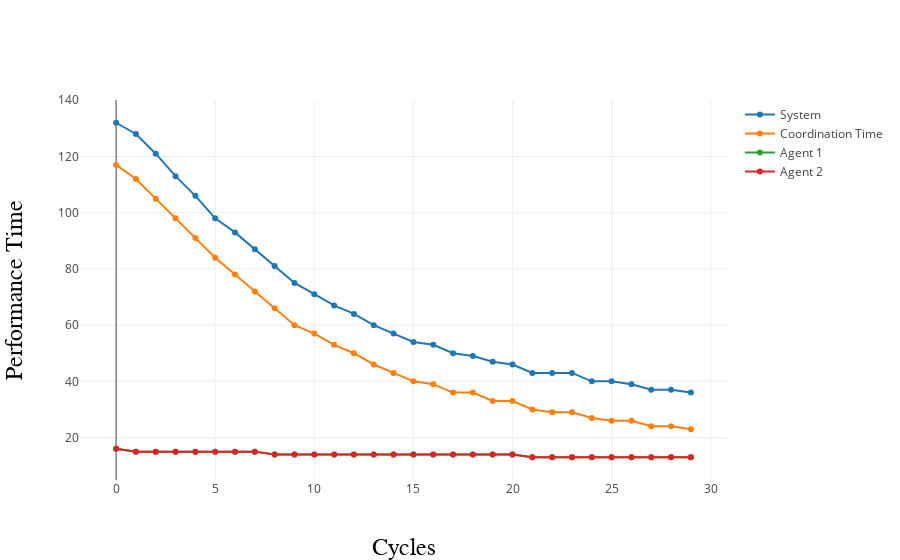

Notebook code cell kept with this figure:
### Code cell
print(my_workplace_lb.get_sum_perf_time())
my_workplace_lb.plot_performance()
my_workplace_lb.plot_frustration()

### Figure 1 — Plotly figure (JSON) as saved in the notebook; plotly's stock layout.template omitted (floating-point values rounded to 4 significant figures)
{"data": [{"mode": "lines+markers", "name": "System", "type": "scatter", "uid": "4f38c062-e716-49f9-9e38-27b517d0ef45", "x": [0, 1, 2, 3, 4, 5, 6, 7, 8, 9, 10, 11, 12, 13, 14, 15, 16, 17, 18, 19, 20, 21, 22, 23, 24, 25, 26, 27, 28, 29], "y": [132, 128, 121, 113, 106, 98, 93, 87, 81, 75, 71, 67, 64, 60, 57, 54, 53, 50, 49, 47, 46, 43, 43, 43, 40, 40, 39, 37, 37, 36]}, {"mode": "lines+markers", "name": "Coordination Time", "type": "scatter", "uid": "89d2fe12-7bb5-47cb-8667-c0d23c66017c", "x": [0, 1, 2, 3, 4, 5, 6, 7, 8, 9, 10, 11, 12, 13, 14, 15, 16, 17, 18, 19, 20, 21, 22, 23, 24, 25, 26, 27, 28, 29], "y": [117, 112, 105, 98, 91, 84, 78, 72, 66, 60, 57, 53, 50, 46, 43, 40, 39, 36, 36, 33, 33, 30, 29, 29, 27, 26, 26, 24, 24, 23]}, {"mode": "lines+markers", "name": "Agent 1", "type": "scatter", "uid": "e29e511c-2e43-419c-8473-8a64696aa5d4", "x": [0, 1, 2, 3, 4, 5, 6, 7, 8, 9, 10, 11, 12, 13, 14, 15, 16, 17, 18, 19, 20, 21, 22, 23, 24, 25, 26, 27, 28, 29], "y": [16, 15, 15, 15, 15, 15, 15, 15, 14, 14, 14, 14, 14, 14, 14, 14, 14, 14, 14, 14, 14, 13, 13, 13, 13, 13, 13, 13, 13, 13]}, {"mode": "lines+markers", "name": "Agent 2", "type": "scatter", "uid": "e6e23e37-187d-47ad-ac4c-a88ec97e5f8a", "x": [0, 1, 2, 3, 4, 5, 6, 7, 8, 9, 10, 11, 12, 13, 14, 15, 16, 17, 18, 19, 20, 21, 22, 23, 24, 25, 26, 27, 28, 29], "y": [16, 15, 15, 15, 15, 15, 15, 15, 14, 14, 14, 14, 14, 14, 14, 14, 14, 14, 14, 14, 14, 13, 13, 13, 13, 13, 13, 13, 13, 13]}], "layout": {"xaxis": {"title": "Cycles", "titlefont": {"color": "black", "family": "Arial, sans-serif", "size": 24}}, "yaxis": {"title": "Performance Time", "titlefont": {"color": "black", "family": "Arial, sans-serif", "size": 24}}}}
